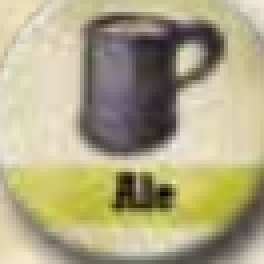
#> input picture app/assets/images/tokens/sidebag/ale.png, 66 x 66 px (shown 4 times larger)
$ python -i extract_tokens.py   (imports and definitions only)
#> lines starting #> are read from the running program, lines starting #| are printed output that depends on the picture
#!/usr/bin/env python3
"""
Extract circular token images from Shadows of Brimstone reference PDF pages.
Uses OpenCV Hough Circle Transform to detect circular tokens.
"""

import cv2
import numpy as np
import os
from pathlib import Path

# Token names based on position (page, approximate y-range, column)
# Derived from the reference document order
PAGE1_LEFT_TOKENS = [
    "ale", "anti_rad", "bandages", "bomb", "brimstone_ash",
    "dark_stone_shiv", "dynamite", "exotic_herbs", "fine_cigar",
    "fire_sake", "flash", "hatchet", "hellfire_sake", "herbs",
    "holy_water", "junk_bomb"
]

PAGE1_RIGHT_TOKENS = [
    "javelin", "lantern_oil", "magik_tonic", "meat_cooked", "meat_raw",
    "nectar", "potion", "rum", "sake", "salt", "shatter", "spice",
    "stake", "strong_sake", "swamp_fungus"
]

PAGE2_LEFT_TOKENS = [
    "tea", "tequila", "throwing_axe", "tonic", "void_sake", "whiskey", "wine",
    # Status effect tokens on left
    "bleeding", "burning", "death_mark", "ensnared", "noise", "poison"
]

PAGE2_RIGHT_TOKENS = [
    # Large side bag tokens (pendants) - may not be detected as circles
    "amulet_of_light", "elixer_of_fortitude", "elixer_of_purity", "elixer_of_vitality",
    # Status effect tokens on right
    "potent_poison", "shaken", "stone", "stunned", "traumatized", "void_venom", "webbed"
]


def extract_tokens_from_page(image_path, output_dir, page_num=1, debug=False):
    """
    Detect and extract circular tokens from a page image.

    Args:
        image_path: Path to the page image
        output_dir: Directory to save extracted tokens
        page_num: Page number for naming
        debug: If True, save debug images showing detected circles
    """
#> called with output_dir = 'out.png', page_num = 1, debug = False
    # Read image
    img = cv2.imread(str(image_path))
#> img is the input picture: shape (66, 66, 3); mean B, G, R 132.8, 167.3, 174.3
    if img is None:
        print(f"Error: Could not read image {image_path}")
        return []

    # Convert to grayscale
    gray = cv2.cvtColor(img, cv2.COLOR_BGR2GRAY)
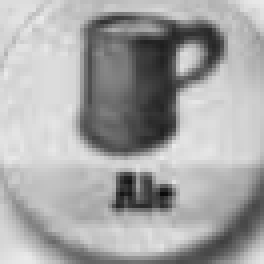
#> gray: shape (66, 66) (shown 4 times larger); min 10, max 235, mean 165.5

    # Apply Gaussian blur to reduce noise
    blurred = cv2.GaussianBlur(gray, (9, 9), 2)
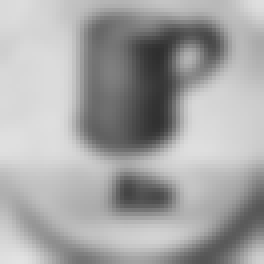
#> blurred: shape (66, 66) (shown 4 times larger); min 46, max 227, mean 165.5

    # Detect circles using Hough Circle Transform
    # Parameters tuned for ~40-50 pixel radius tokens at 150 DPI
    circles = cv2.HoughCircles(
        blurred,
        cv2.HOUGH_GRADIENT,
        dp=1,
        minDist=50,  # Minimum distance between circle centers
        param1=50,   # Upper threshold for Canny edge detector
        param2=30,   # Accumulator threshold for circle detection
        minRadius=25,  # Minimum circle radius
        maxRadius=45   # Maximum circle radius
    )
#> circles = None

    extracted = []

    if circles is not None:
        circles = np.uint16(np.around(circles))
        print(f"Found {len(circles[0])} circles on page {page_num}")

        # Sort circles by y position (top to bottom), then x (left to right)
        sorted_circles = sorted(circles[0], key=lambda c: (c[1], c[0]))

        # Split into left and right columns (page width ~1275, midpoint ~637)
        midpoint = img.shape[1] // 2
        left_tokens = [(x, y, r) for x, y, r in sorted_circles if x < midpoint]
        right_tokens = [(x, y, r) for x, y, r in sorted_circles if x >= midpoint]

        # Get token names based on page
        if page_num == 1:
            left_names = PAGE1_LEFT_TOKENS
            right_names = PAGE1_RIGHT_TOKENS
        else:
            left_names = PAGE2_LEFT_TOKENS
            right_names = PAGE2_RIGHT_TOKENS

        if debug:
            debug_img = img.copy()

        # [23 lines left out: function save_token, not called in this run]

        # Process left column
        print(f"  Left column: {len(left_tokens)} tokens")
        for i, (x, y, r) in enumerate(left_tokens):
            name = left_names[i] if i < len(left_names) else f"unknown_left_{i}"
            save_token(x, y, r, name, i)

        # Process right column
        print(f"  Right column: {len(right_tokens)} tokens")
        for i, (x, y, r) in enumerate(right_tokens):
            name = right_names[i] if i < len(right_names) else f"unknown_right_{i}"
            save_token(x, y, r, name, i)

        if debug:
            debug_path = os.path.join(output_dir, f"debug_page{page_num}.png")
            cv2.imwrite(debug_path, debug_img)
            print(f"Debug image saved to {debug_path}")
    else:
        print(f"No circles detected on page {page_num}")

    return extracted


# [28 lines left out: function main, not called in this run]


# [2 lines not run here, left out]

>>> result = extract_tokens_from_page('../app/assets/images/tokens/sidebag/ale.png', 'out.png')
